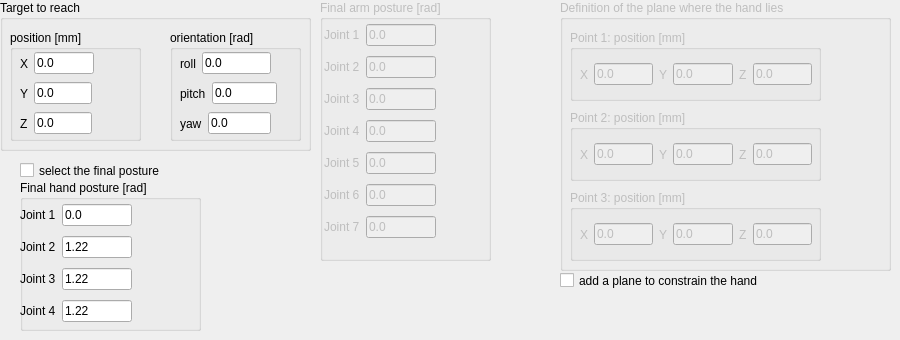
   <widget class="QWidget" name="tab_hump_move">
    <attribute name="title">
     <string>Move settings</string>
    </attribute>
    <widget class="QGroupBox" name="groupBox_target">
     <property name="geometry">
      <rect>
       <x>0</x>
       <y>0</y>
       <width>311</width>
       <height>151</height>
      </rect>
     </property>
     <property name="title">
      <string>Target to reach</string>
     </property>
     <widget class="QGroupBox" name="groupBox_target_pos">
      <property name="geometry">
       <rect>
        <x>10</x>
        <y>30</y>
        <width>131</width>
        <height>111</height>
       </rect>
      </property>
      <property name="title">
       <string>position [mm]</string>
      </property>
      <widget class="QWidget" name="layoutWidget_20">
       <property name="geometry">
        <rect>
         <x>10</x>
         <y>50</y>
         <width>72</width>
         <height>27</height>
        </rect>
       </property>
       <layout class="QHBoxLayout" name="horizontalLayout_41">
        <item>
         <widget class="QLabel" name="label_128">
          <property name="text">
           <string>Y</string>
          </property>
         </widget>
        </item>
        <item>
         <widget class="QLineEdit" name="lineEdit_target_y">
          <property name="text">
           <string>0.0</string>
          </property>
         </widget>
        </item>
       </layout>
      </widget>
      <widget class="QWidget" name="layoutWidget_21">
       <property name="geometry">
        <rect>
         <x>10</x>
         <y>80</y>
         <width>72</width>
         <height>27</height>
        </rect>
       </property>
       <layout class="QHBoxLayout" name="horizontalLayout_42">
        <item>
         <widget class="QLabel" name="label_129">
          <property name="text">
           <string>Z</string>
          </property>
         </widget>
        </item>
        <item>
         <widget class="QLineEdit" name="lineEdit_target_z">
          <property name="text">
           <string>0.0</string>
          </property>
         </widget>
        </item>
       </layout>
      </widget>
      <widget class="QWidget" name="layoutWidget_eng_tol_pos_7">
       <property name="geometry">
        <rect>
         <x>10</x>
         <y>20</y>
         <width>74</width>
         <height>27</height>
        </rect>
       </property>
       <layout class="QHBoxLayout" name="horizontalLayout_43">
        <item>
         <widget class="QLabel" name="label_130">
          <property name="text">
           <string>X</string>
          </property>
         </widget>
        </item>
        <item>
         <widget class="QLineEdit" name="lineEdit_target_x">
          <property name="text">
           <string>0.0</string>
          </property>
         </widget>
        </item>
       </layout>
      </widget>
     </widget>
     <widget class="QGroupBox" name="groupBox_target_orientation">
      <property name="geometry">
       <rect>
        <x>170</x>
        <y>30</y>
        <width>131</width>
        <height>111</height>
       </rect>
      </property>
      <property name="title">
       <string>orientation [rad]</string>
      </property>
      <widget class="QWidget" name="layoutWidget_22">
       <property name="geometry">
        <rect>
         <x>10</x>
         <y>50</y>
         <width>97</width>
         <height>27</height>
        </rect>
       </property>
       <layout class="QHBoxLayout" name="horizontalLayout_50">
        <item>
         <widget class="QLabel" name="label_138">
          <property name="text">
           <string>pitch</string>
          </property>
         </widget>
        </item>
        <item>
         <widget class="QLineEdit" name="lineEdit_target_pitch">
          <property name="text">
           <string>0.0</string>
          </property>
         </widget>
        </item>
       </layout>
      </widget>
      <widget class="QWidget" name="layoutWidget_23">
       <property name="geometry">
        <rect>
         <x>10</x>
         <y>80</y>
         <width>91</width>
         <height>27</height>
        </rect>
       </property>
       <layout class="QHBoxLayout" name="horizontalLayout_51">
        <item>
         <widget class="QLabel" name="label_139">
          <property name="text">
           <string>yaw</string>
          </property>
         </widget>
        </item>
        <item>
         <widget class="QLineEdit" name="lineEdit_target_yaw">
          <property name="text">
           <string>0.0</string>
          </property>
         </widget>
        </item>
       </layout>
      </widget>
      <widget class="QWidget" name="layoutWidget_eng_tol_pos_8">
       <property name="geometry">
        <rect>
         <x>10</x>
         <y>20</y>
         <width>91</width>
         <height>27</height>
        </rect>
       </property>
       <layout class="QHBoxLayout" name="horizontalLayout_52">
        <item>
         <widget class="QLabel" name="label_140">
          <property name="text">
           <string>roll</string>
          </property>
         </widget>
        </item>
        <item>
         <widget class="QLineEdit" name="lineEdit_target_roll">
          <property name="text">
           <string>0.0</string>
          </property>
         </widget>
        </item>
       </layout>
      </widget>
     </widget>
    </widget>
    <widget class="QGroupBox" name="groupBox_final_arm">
     <property name="enabled">
      <bool>false</bool>
     </property>
     <property name="geometry">
      <rect>
       <x>320</x>
       <y>0</y>
       <width>171</width>
       <height>261</height>
      </rect>
     </property>
     <property name="title">
      <string>Final arm posture [rad]</string>
     </property>
     <widget class="QWidget" name="layoutWidget">
      <property name="geometry">
       <rect>
        <x>4</x>
        <y>20</y>
        <width>112</width>
        <height>227</height>
       </rect>
      </property>
      <layout class="QVBoxLayout" name="verticalLayout_6">
       <item>
        <layout class="QHBoxLayout" name="horizontalLayout_46">
         <item>
          <widget class="QLabel" name="label_131">
           <property name="text">
            <string>Joint 1</string>
           </property>
          </widget>
         </item>
         <item>
          <widget class="QLineEdit" name="lineEdit_final_arm_1">
           <property name="text">
            <string>0.0</string>
           </property>
          </widget>
         </item>
        </layout>
       </item>
       <item>
        <layout class="QHBoxLayout" name="horizontalLayout_45">
         <item>
          <widget class="QLabel" name="label_132">
           <property name="text">
            <string>Joint 2</string>
           </property>
          </widget>
         </item>
         <item>
          <widget class="QLineEdit" name="lineEdit_final_arm_2">
           <property name="text">
            <string>0.0</string>
           </property>
          </widget>
         </item>
        </layout>
       </item>
       <item>
        <layout class="QHBoxLayout" name="horizontalLayout_44">
         <item>
          <widget class="QLabel" name="label_133">
           <property name="text">
            <string>Joint 3</string>
           </property>
          </widget>
         </item>
         <item>
          <widget class="QLineEdit" name="lineEdit_final_arm_3">
           <property name="text">
            <string>0.0</string>
           </property>
          </widget>
         </item>
        </layout>
       </item>
       <item>
        <layout class="QHBoxLayout" name="horizontalLayout_28">
         <item>
          <widget class="QLabel" name="label_134">
           <property name="text">
            <string>Joint 4</string>
           </property>
          </widget>
         </item>
         <item>
          <widget class="QLineEdit" name="lineEdit_final_arm_4">
           <property name="text">
            <string>0.0</string>
           </property>
          </widget>
         </item>
        </layout>
       </item>
       <item>
        <layout class="QHBoxLayout" name="horizontalLayout_27">
         <item>
          <widget class="QLabel" name="label_135">
           <property name="text">
            <string>Joint 5</string>
           </property>
          </widget>
         </item>
         <item>
          <widget class="QLineEdit" name="lineEdit_final_arm_5">
           <property name="text">
            <string>0.0</string>
           </property>
          </widget>
         </item>
        </layout>
       </item>
       <item>
        <layout class="QHBoxLayout" name="horizontalLayout_25">
         <item>
          <widget class="QLabel" name="label_136">
           <property name="text">
            <string>Joint 6</string>
           </property>
          </widget>
         </item>
         <item>
          <widget class="QLineEdit" name="lineEdit_final_arm_6">
           <property name="text">
            <string>0.0</string>
           </property>
          </widget>
         </item>
        </layout>
       </item>
       <item>
        <layout class="QHBoxLayout" name="horizontalLayout_19">
         <item>
          <widget class="QLabel" name="label_137">
           <property name="text">
            <string>Joint 7</string>
           </property>
          </widget>
         </item>
         <item>
          <widget class="QLineEdit" name="lineEdit_final_arm_7">
           <property name="text">
            <string>0.0</string>
           </property>
          </widget>
         </item>
        </layout>
       </item>
      </layout>
     </widget>
    </widget>
    <widget class="QGroupBox" name="groupBox_final_hand">
     <property name="geometry">
      <rect>
       <x>20</x>
       <y>180</y>
       <width>181</width>
       <height>151</height>
      </rect>
     </property>
     <property name="title">
      <string>Final hand posture [rad]</string>
     </property>
     <widget class="QWidget" name="layoutWidget">
      <property name="geometry">
       <rect>
        <x>0</x>
        <y>20</y>
        <width>112</width>
        <height>128</height>
       </rect>
      </property>
      <layout class="QVBoxLayout" name="verticalLayout_38">
       <item>
        <layout class="QHBoxLayout" name="horizontalLayout_49">
         <item>
          <widget class="QLabel" name="label_142">
           <property name="text">
            <string>Joint 1</string>
           </property>
          </widget>
         </item>
         <item>
          <widget class="QLineEdit" name="lineEdit_final_hand_1">
           <property name="text">
            <string>0.0</string>
           </property>
          </widget>
         </item>
        </layout>
       </item>
       <item>
        <layout class="QHBoxLayout" name="horizontalLayout_48">
         <item>
          <widget class="QLabel" name="label_143">
           <property name="text">
            <string>Joint 2</string>
           </property>
          </widget>
         </item>
         <item>
          <widget class="QLineEdit" name="lineEdit_final_hand_2">
           <property name="text">
            <string>1.22</string>
           </property>
          </widget>
         </item>
        </layout>
       </item>
       <item>
        <layout class="QHBoxLayout" name="horizontalLayout_47">
         <item>
          <widget class="QLabel" name="label_144">
           <property name="text">
            <string>Joint 3</string>
           </property>
          </widget>
         </item>
         <item>
          <widget class="QLineEdit" name="lineEdit_final_hand_3">
           <property name="text">
            <string>1.22</string>
           </property>
          </widget>
         </item>
        </layout>
       </item>
       <item>
        <layout class="QHBoxLayout" name="horizontalLayout_26">
         <item>
          <widget class="QLabel" name="label_145">
           <property name="text">
            <string>Joint 4</string>
           </property>
          </widget>
         </item>
         <item>
          <widget class="QLineEdit" name="lineEdit_final_hand_4">
           <property name="text">
            <string>1.22</string>
           </property>
          </widget>
         </item>
        </layout>
       </item>
      </layout>
     </widget>
    </widget>
    <widget class="QCheckBox" name="checkBox_sel_final_posture">
     <property name="geometry">
      <rect>
       <x>20</x>
       <y>160</y>
       <width>211</width>
       <height>21</height>
      </rect>
     </property>
     <property name="text">
      <string>select the final posture</string>
     </property>
    </widget>
    <widget class="QGroupBox" name="groupBox_plane">
     <property name="enabled">
      <bool>false</bool>
     </property>
     <property name="geometry">
      <rect>
       <x>560</x>
       <y>0</y>
       <width>331</width>
       <height>271</height>
      </rect>
     </property>
     <property name="title">
      <string>Definition of the plane where the hand lies </string>
     </property>
     <widget class="QGroupBox" name="groupBox_plane_point_1">
      <property name="geometry">
       <rect>
        <x>10</x>
        <y>30</y>
        <width>251</width>
        <height>71</height>
       </rect>
      </property>
      <property name="title">
       <string>Point 1: position [mm]</string>
      </property>
      <widget class="QWidget" name="layoutWidget">
       <property name="geometry">
        <rect>
         <x>10</x>
         <y>30</y>
         <width>232</width>
         <height>29</height>
        </rect>
       </property>
       <layout class="QHBoxLayout" name="horizontalLayout_62">
        <item>
         <layout class="QHBoxLayout" name="horizontalLayout_55">
          <item>
           <widget class="QLabel" name="label_147">
            <property name="text">
             <string>X</string>
            </property>
           </widget>
          </item>
          <item>
           <widget class="QLineEdit" name="lineEdit_point_1_x">
            <property name="text">
             <string>0.0</string>
            </property>
           </widget>
          </item>
         </layout>
        </item>
        <item>
         <layout class="QHBoxLayout" name="horizontalLayout_53">
          <item>
           <widget class="QLabel" name="label_141">
            <property name="text">
             <string>Y</string>
            </property>
           </widget>
          </item>
          <item>
           <widget class="QLineEdit" name="lineEdit_point_1_y">
            <property name="text">
             <string>0.0</string>
            </property>
           </widget>
          </item>
         </layout>
        </item>
        <item>
         <layout class="QHBoxLayout" name="horizontalLayout_54">
          <item>
           <widget class="QLabel" name="label_146">
            <property name="text">
             <string>Z</string>
            </property>
           </widget>
          </item>
          <item>
           <widget class="QLineEdit" name="lineEdit_point_1_z">
            <property name="text">
             <string>0.0</string>
            </property>
           </widget>
          </item>
         </layout>
        </item>
       </layout>
      </widget>
     </widget>
     <widget class="QGroupBox" name="groupBox_plane_point_2">
      <property name="geometry">
       <rect>
        <x>10</x>
        <y>110</y>
        <width>251</width>
        <height>71</height>
       </rect>
      </property>
      <property name="title">
       <string>Point 2: position [mm]</string>
      </property>
      <widget class="QWidget" name="layoutWidget_8">
       <property name="geometry">
        <rect>
         <x>10</x>
         <y>30</y>
         <width>232</width>
         <height>29</height>
        </rect>
       </property>
       <layout class="QHBoxLayout" name="horizontalLayout_63">
        <item>
         <layout class="QHBoxLayout" name="horizontalLayout_56">
          <item>
           <widget class="QLabel" name="label_148">
            <property name="text">
             <string>X</string>
            </property>
           </widget>
          </item>
          <item>
           <widget class="QLineEdit" name="lineEdit_point_2_x">
            <property name="text">
             <string>0.0</string>
            </property>
           </widget>
          </item>
         </layout>
        </item>
        <item>
         <layout class="QHBoxLayout" name="horizontalLayout_57">
          <item>
           <widget class="QLabel" name="label_149">
            <property name="text">
             <string>Y</string>
            </property>
           </widget>
          </item>
          <item>
           <widget class="QLineEdit" name="lineEdit_point_2_y">
            <property name="text">
             <string>0.0</string>
            </property>
           </widget>
          </item>
         </layout>
        </item>
        <item>
         <layout class="QHBoxLayout" name="horizontalLayout_58">
          <item>
           <widget class="QLabel" name="label_150">
            <property name="text">
             <string>Z</string>
            </property>
           </widget>
          </item>
          <item>
           <widget class="QLineEdit" name="lineEdit_point_2_z">
            <property name="text">
             <string>0.0</string>
            </property>
           </widget>
          </item>
         </layout>
        </item>
       </layout>
      </widget>
     </widget>
     <widget class="QGroupBox" name="groupBox_plane_point_3">
      <property name="geometry">
       <rect>
        <x>10</x>
        <y>190</y>
        <width>251</width>
        <height>71</height>
       </rect>
      </property>
      <property name="title">
       <string>Point 3: position [mm]</string>
      </property>
      <widget class="QWidget" name="layoutWidget_9">
       <property name="geometry">
        <rect>
         <x>10</x>
         <y>30</y>
         <width>232</width>
         <height>29</height>
        </rect>
       </property>
       <layout class="QHBoxLayout" name="horizontalLayout_64">
        <item>
         <layout class="QHBoxLayout" name="horizontalLayout_59">
          <item>
           <widget class="QLabel" name="label_151">
            <property name="text">
             <string>X</string>
            </property>
           </widget>
          </item>
          <item>
           <widget class="QLineEdit" name="lineEdit_point_3_x">
            <property name="text">
             <string>0.0</string>
            </property>
           </widget>
          </item>
         </layout>
        </item>
        <item>
         <layout class="QHBoxLayout" name="horizontalLayout_60">
          <item>
           <widget class="QLabel" name="label_152">
            <property name="text">
             <string>Y</string>
            </property>
           </widget>
          </item>
          <item>
           <widget class="QLineEdit" name="lineEdit_point_3_y">
            <property name="text">
             <string>0.0</string>
            </property>
           </widget>
          </item>
         </layout>
        </item>
        <item>
         <layout class="QHBoxLayout" name="horizontalLayout_61">
          <item>
           <widget class="QLabel" name="label_153">
            <property name="text">
             <string>Z</string>
            </property>
           </widget>
          </item>
          <item>
           <widget class="QLineEdit" name="lineEdit_point_3_z">
            <property name="text">
             <string>0.0</string>
            </property>
           </widget>
          </item>
         </layout>
        </item>
       </layout>
      </widget>
     </widget>
    </widget>
    <widget class="QCheckBox" name="checkBox_add_plane">
     <property name="geometry">
      <rect>
       <x>560</x>
       <y>270</y>
       <width>291</width>
       <height>21</height>
      </rect>
     </property>
     <property name="text">
      <string>add a plane to constrain the hand  </string>
     </property>
    </widget>
   </widget>
